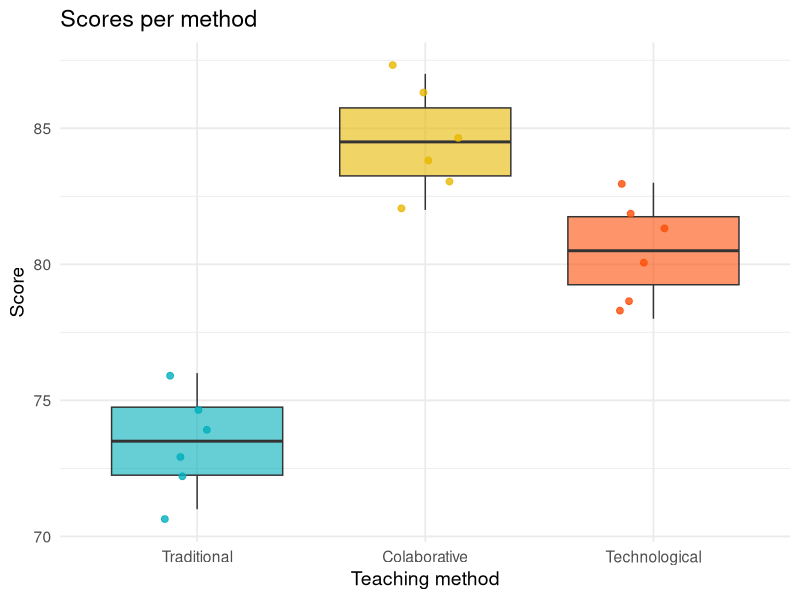
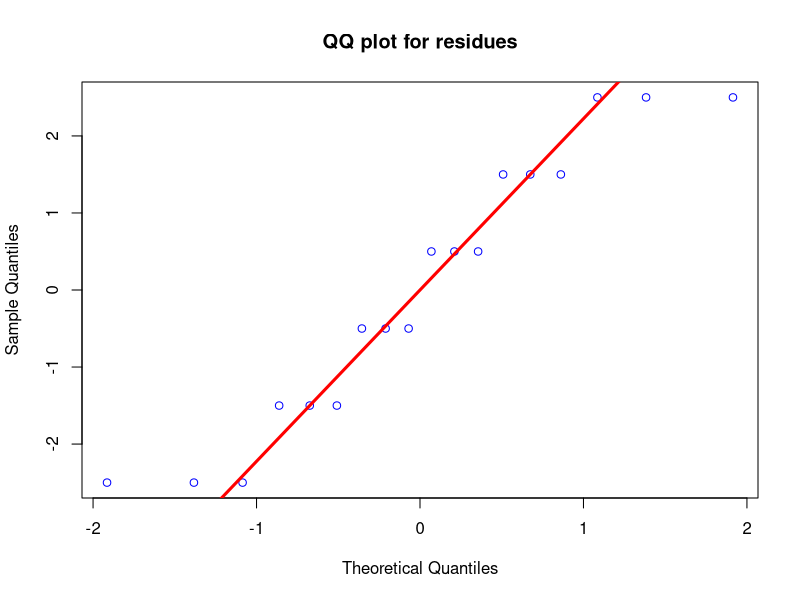
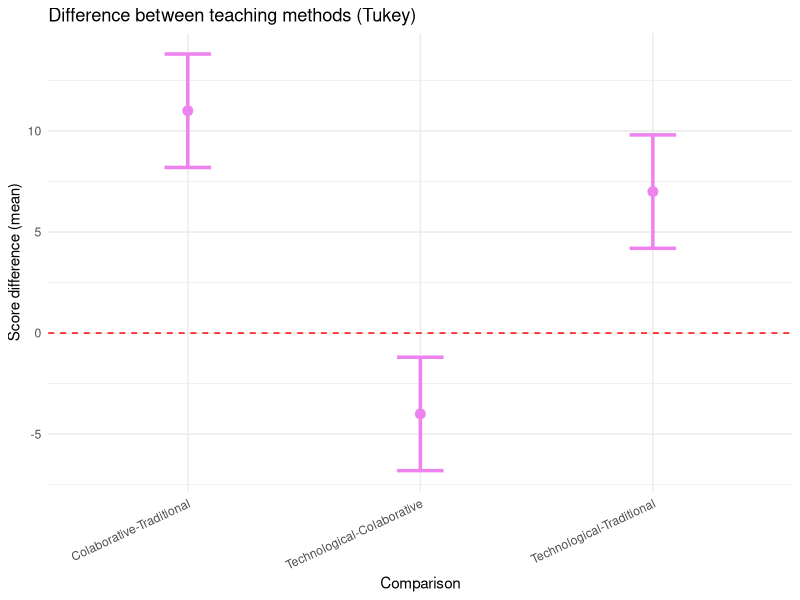

Here is the R script that generated these plots, in order:
## ---- chunk 1
library(ggplot2)
library(dplyr)
library(knitr) 
library(kableExtra)
library(car)
## ---- chunk 2
# Data:
metodo_tradicional <- c(74, 71, 76, 73, 72, 75)
metodo_colaborativo <- c(82, 85, 83, 87, 84, 86)
metodo_tecnologico <- c(78, 81, 79, 82, 80, 83)

metodos <- data.frame(
  Metodo_Tradicional = metodo_tradicional,
  Metodo_Colaborativo = metodo_colaborativo,
  Metodo_Tecnologico = metodo_tecnologico)
## ---- chunk 3
resumen <- data.frame(
  Metodo = c("Traditional", "Colaborative", "Technological"),
  Media = c(mean(metodo_tradicional),
            mean(metodo_colaborativo),
            mean(metodo_tecnologico)),
  Mediana = c(median(metodo_tradicional),
              median(metodo_colaborativo),
              median(metodo_tecnologico)),
  Desviacion_Estandar = c(sd(metodo_tradicional),
                          sd(metodo_colaborativo),
                          sd(metodo_tecnologico)),
  N = c(length(metodo_tradicional),
        length(metodo_colaborativo),
        length(metodo_tecnologico))
)

metodos_long <- data.frame(Metodo = rep(c("Traditional", "Colaborative", "Technological"), each = 6),
                            Puntaje = c(metodo_tradicional, metodo_colaborativo, metodo_tecnologico))

metodos_long$Metodo <- factor(metodos_long$Metodo,levels = c("Traditional", "Colaborative", "Technological"))
## ---- chunk 4
resumen %>%
  kable(format = "html", digits = 2, align = "c", caption = "Resumen por metodo") %>%
  kable_styling(bootstrap_options = c("striped", "hover", "condensed", "responsive"),
                full_width = F, position = "center")


# Seteo mi paleta de colores
colores <- c("Traditional" = "#00AFBB",      
             "Colaborative" = "#E7B800",
             "Technological" = "#FC4E07")     

# Boxplot
ggplot(metodos_long, aes(x = Metodo, y = Puntaje, fill = Metodo)) +
  geom_boxplot(alpha = 0.6) +   
  geom_jitter(width = 0.15, size = 2, alpha = 0.8, aes(color = Metodo)) +  
  scale_fill_manual(values = colores) +
  scale_color_manual(values = colores) +
  labs(title = "Scores per method",
       y = "Score",
       x = "Teaching method") +
  theme_minimal(base_size = 14) +
  theme(legend.position = "none")
## ---- chunk 5
metodos_long$Metodo = as.factor(metodos_long$Metodo) 
modelo_anova <- aov(Puntaje ~ Metodo, data = metodos_long) 
res = residuals(modelo_anova) 

## ---- chunk 6
shapiro_results <- unique(metodos_long$Metodo) %>%
  lapply(function(i) {
    test <- shapiro.test(metodos_long$Puntaje[metodos_long$Metodo == i])
    data.frame(
      Metodo = i,
      W = round(test$statistic, 4),
      `p-value` = round(test$p.value, 4)
    )
  }) %>%
  bind_rows()

# Mostrar como tabla elegante en RMarkdown
kable(shapiro_results, row.names = FALSE, caption = "Normality test per method - Shapiro-Wilk")

## ---- chunk 7
test_residuos <- shapiro.test(res)
cat("\nShapiro-Wilk test for residues:\n W =", round(test_residuos$statistic, 4), ", p-v =", round(test_residuos$p.value, 4), "\n")


# -> QQplot para los residuos
qqnorm(res, main = "QQ plot for residues",col = "blue")
qqline(res, col = "red", lwd = 3)

## ---- chunk 8
test_levene <- leveneTest(Puntaje ~ Metodo, data = metodos_long)
print(test_levene)
## ---- chunk 9
summary(modelo_anova)
## ---- chunk 10
tukey_resultado <- TukeyHSD(modelo_anova)

tukey_df <- as.data.frame(tukey_resultado$Metodo)
tukey_df$Comparison <- rownames(tukey_df)
tukey_df <- tukey_df[, c("Comparison", "diff", "lwr", "upr", "p adj")]
colnames(tukey_df) <- c("Comparison", "Mean difference", 
                        "Upper_limit", "Lower_limit", 
                        "Adjusted p-v")

kable(tukey_df, format = "html", digits = 9, align = "c", 
      caption = "Tukey multiple comparison test results") %>%
  kable_styling(bootstrap_options = c("striped", "hover", "condensed", "responsive"),
                full_width = F, position = "center")

tukey_df <- tukey_df[order(tukey_df$Comparison), ]

ggplot(tukey_df, aes(x = Comparison, y = `Mean difference`)) +
  geom_point(size = 3, color = "violet") +
  geom_errorbar(aes(ymin = `Upper_limit`, ymax = `Lower_limit`),
                width = 0.2, color = "violet", linewidth = 1.2) +
  geom_hline(yintercept = 0, linetype = "dashed", color = "red") +
  labs(title = "Difference between teaching methods (Tukey)",
       x = "Comparison", y = "Score difference (mean)") +
  theme_minimal() +
  theme(axis.text.x = element_text(angle = 25, hjust = 1))
